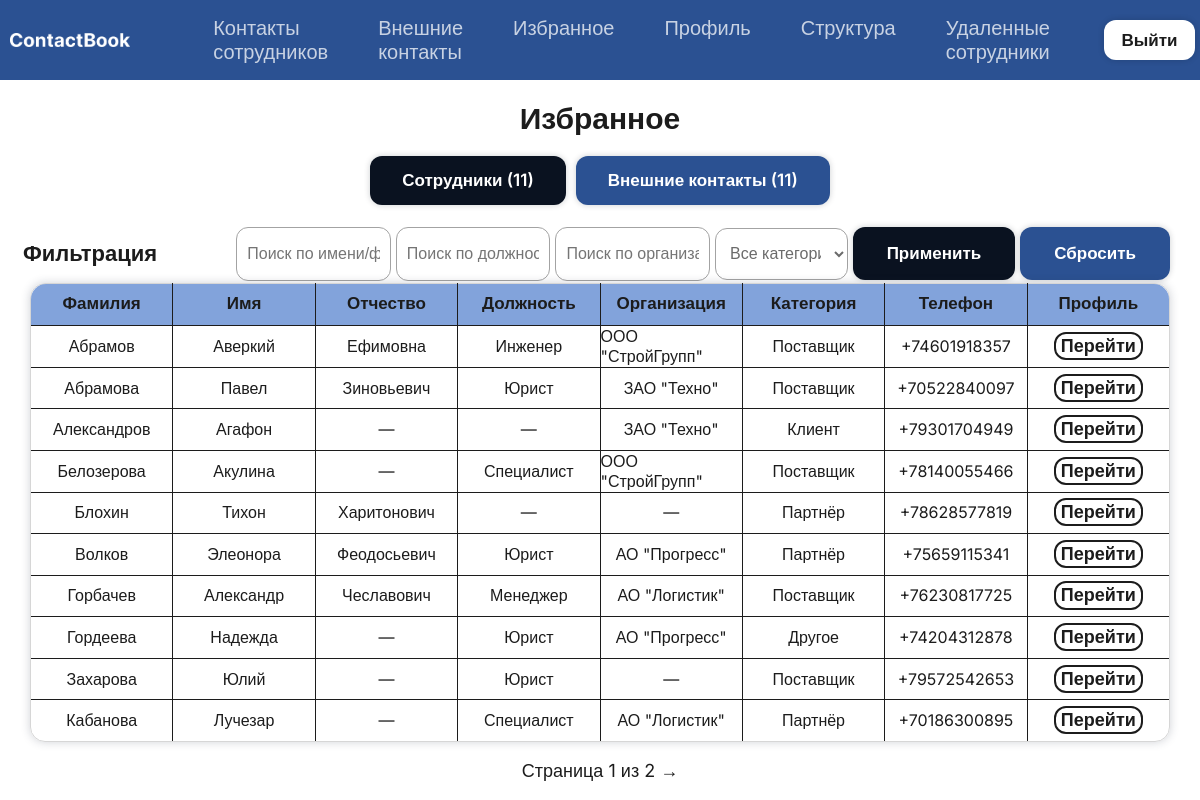
/favorites/?tab=contacts&cont_search=&cont_position=&cont_org=&cont_category= (signed in), run on an earlier commit of the app's database.
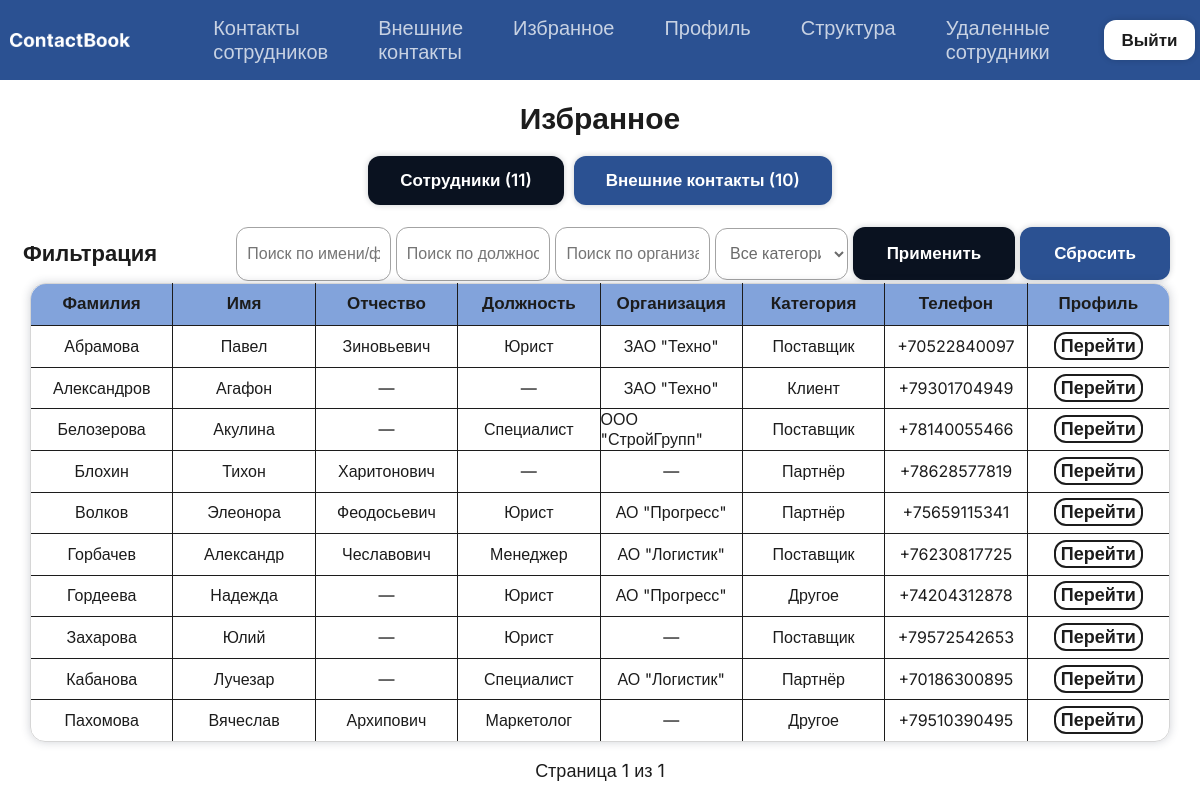
And on a later commit of the database.
### ContactBook/models.py (models this page shows, shortened)
class Contact(models.Model):
    last_name = models.CharField(max_length=50, verbose_name='Фамилия')
    first_name = models.CharField(max_length=50, verbose_name='Имя')
    middle_name = models.CharField(max_length=50, blank=True, null=True, verbose_name='Отчество')
    phone = models.CharField(max_length=20, unique=True, verbose_name='Телефон')
    email = models.CharField(max_length=150, unique=True, blank=True, null=True, verbose_name='Почта')
    organization = models.CharField(max_length=100, blank=True, null=True, verbose_name='Организация')
    position = models.CharField(max_length=100, blank=True, null=True, verbose_name='Должность')
    category = models.CharField(max_length=20, choices=[('client', 'Клиент'), ('partner', 'Партнёр'), ('supplier', 'Поставщик'), ('other', 'Другое')], default='client', verbose_name='Категория')
    owner = models.ForeignKey(User, on_delete=models.CASCADE, verbose_name='Ответственный')
    class Meta:
        verbose_name = 'Внешний контакт'
        verbose_name_plural = 'Внешние контакты'
        ordering = ['last_name', 'first_name']

### ContactBook/views.py (the view)
# urls.py: path('favorites/', views.favorite_list, name='favorite_list'),
@login_required
def favorite_list(request):
    active_tab = request.GET.get('tab', 'employees')
    emp_search = request.GET.get('emp_search', '').strip()
    emp_position = request.GET.get('emp_position', '').strip()
    emp_dept = request.GET.get('emp_dept', '')
    emp_sub = request.GET.get('emp_sub', '')
    cont_search = request.GET.get('cont_search', '').strip()
    cont_position = request.GET.get('cont_position', '').strip()
    cont_org = request.GET.get('cont_org', '').strip()
    cont_category = request.GET.get('cont_category', '')
    emp_qs = Employee.objects.filter(
        favorites_by__user=request.user,
        is_deleted=False
    ).select_related('department', 'subdivision').order_by('last_name')
    if emp_search:
        emp_qs = emp_qs.filter(
            Q(last_name__iregex=rf'^{re.escape(emp_search)}') |
            Q(first_name__iregex=rf'^{re.escape(emp_search)}')
        )
    if emp_position:
        emp_qs = emp_qs.filter(position__iregex=rf'{re.escape(emp_position)}')
    if emp_dept and emp_dept != '':
        emp_qs = emp_qs.filter(department_id=emp_dept)
    if emp_sub and emp_sub != '':
        emp_qs = emp_qs.filter(subdivision_id=emp_sub)
    emp_paginator = Paginator(emp_qs, 10)
    emp_page = emp_paginator.get_page(request.GET.get('emp_page'))
    cont_qs = Contact.objects.filter(
        favorited_by__user=request.user
    ).order_by('last_name')
    if cont_search:
        cont_qs = cont_qs.filter(
            Q(last_name__iregex=rf'^{re.escape(cont_search)}') |
            Q(first_name__iregex=rf'^{re.escape(cont_search)}')
        )
    if cont_position:
        cont_qs = cont_qs.filter(position__iregex=rf'{re.escape(cont_position)}')
    if cont_org:
        cont_qs = cont_qs.filter(organization__iregex=rf'{re.escape(cont_org)}')
    if cont_category:
        cont_qs = cont_qs.filter(category=cont_category)
    cont_paginator = Paginator(cont_qs, 10)
    cont_page = cont_paginator.get_page(request.GET.get('cont_page'))
    filtered_subdivisions = Subdivision.objects.all()
    if emp_dept and emp_dept != '':
        filtered_subdivisions = Subdivision.objects.filter(department_id=emp_dept)
    context = {
        'active_tab': active_tab,
        'emp_page': emp_page,
        'emp_search': emp_search,
        'emp_position': emp_position,
        'emp_dept': emp_dept,
        'emp_sub': emp_sub,
        'departments': Department.objects.all(),
        'subdivisions': filtered_subdivisions,
        'cont_page': cont_page,
        'cont_search': cont_search,
        'cont_position': cont_position,
        'cont_org': cont_org,
        'cont_category': cont_category,
        'categories': [('client', 'Клиент'), ('partner', 'Партнёр'), ('supplier', 'Поставщик'), ('other', 'Другое')],
    }
    return render(request, 'contactbook/favorite_list.html', context)

### ContactBook/models.py (called while the page is built)
    def get_queryset(self):
        return super().get_queryset().filter(is_deleted=False)

### ContactBook/templates/contactbook/favorite_list.html (shortened to what this page needs)
{% extends "base.html" %}
{% block content %}
<h1>Избранное</h1>
<div class="tabs" style="margin-bottom: 20px; display: flex; gap: 10px;">
    <a href="?tab=employees&emp_search={{ emp_search }}&emp_position={{ emp_position }}&emp_dept={{ emp_dept }}&emp_sub={{ emp_sub }}"
       class="btn {% if active_tab == 'employees' %}btn-secondary{% else %}btn-primary{% endif %}">
        Сотрудники ({{ emp_page.paginator.count }})
    </a>
    <a href="?tab=contacts&cont_search={{ cont_search }}&cont_position={{ cont_position }}&cont_org={{ cont_org }}&cont_category={{ cont_category }}"
       class="btn {% if active_tab == 'contacts' %}btn-secondary{% else %}btn-primary{% endif %}">
        Внешние контакты ({{ cont_page.paginator.count }})
    </a>
</div>
{% if active_tab == 'contacts' %}
<div class="filter">
    <div class="zagolovok">Фильтрация</div>
    <div class="elements-contact">
        <input type="text" id="cont_search" name="cont_search" placeholder="Поиск по имени/фамилии" value="{{ cont_search }}">
        <input type="text" name="cont_position" placeholder="Поиск по должности" value="{{ cont_position }}">
        <input type="text" name="cont_org" placeholder="Поиск по организации" value="{{ cont_org }}">
        <select name="cont_category">
            <option value="">Все категории</option>
        </select>
        <button class="btn btn-primary" type="button" onclick="applyContFilters()">Применить</button>
        <a href="?tab=contacts" class="btn btn-secondary">Сбросить</a>
    </div>
</div>
<div class="list">
    <table>
        <thead>
            <tr>
                <th>Фамилия</th><th>Имя</th><th>Отчество</th><th>Должность</th>
                <th>Организация</th><th>Категория</th><th>Телефон</th><th class="last-column">Профиль</th>
            </tr>
        </thead>
        <tbody>
            {% for contact in cont_page %}
            <tr>
                <td>{{ contact.last_name }}</td><td>{{ contact.first_name }}</td>
                <td>{{ contact.middle_name|default:"—" }}</td><td>{{ contact.position|default:"—" }}</td>
                <td>{{ contact.organization|default:"—" }}</td>
                <td>
                    {% if contact.category == 'client' %}Клиент
                    {% elif contact.category == 'partner' %}Партнёр
                    {% elif contact.category == 'supplier' %}Поставщик
                    {% else %}Другое{% endif %}
                </td>
                <td>{{ contact.phone }}</td>
                <td class="last-column"><a href="{% url 'contactbook:contact_detail' contact.pk %}">Перейти</a></td>
            </tr>
            {% empty %}
            <tr><td colspan="8" id="employee-none">Избранных контактов не найдено</td></tr>
            {% endfor %}
        </tbody>
    </table>
</div>
<div class="pagination">
    <p>Страница {{ cont_page.number }} из {{ cont_page.paginator.num_pages }}</p>
    {% if cont_page.has_next %}
        <a href="?tab=contacts&cont_page={{ cont_page.next_page_number }}&cont_search={{ cont_search }}&cont_position={{ cont_position }}&cont_org={{ cont_org }}&cont_category={{ cont_category }}">→</a>
    {% endif %}
</div>
{% endif %}
{% endblock %}

What changed in the data, as far as the page shows it:
removed Contact: last_name "Абрамов", first_name "Аверкий", middle_name "Ефимовна", position "Инженер", organization "ООО \"СтройГрупп\"", category "Поставщик", phone "+74601918357"
now on this page (row unchanged): Contact: last_name "Пахомова", first_name "Вячеслав", middle_name "Архипович", position "Маркетолог", organization "—", category "Другое", phone "+79510390495"
Also different on the page:
{{ cont_page.paginator.count }}: "11" → "10"
{{ cont_page.paginator.num_pages }}: "2" → "1"
